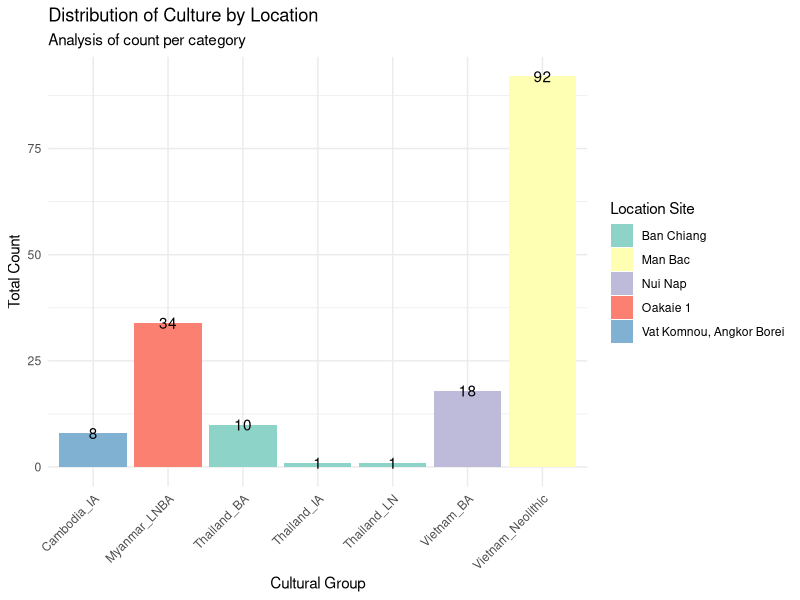
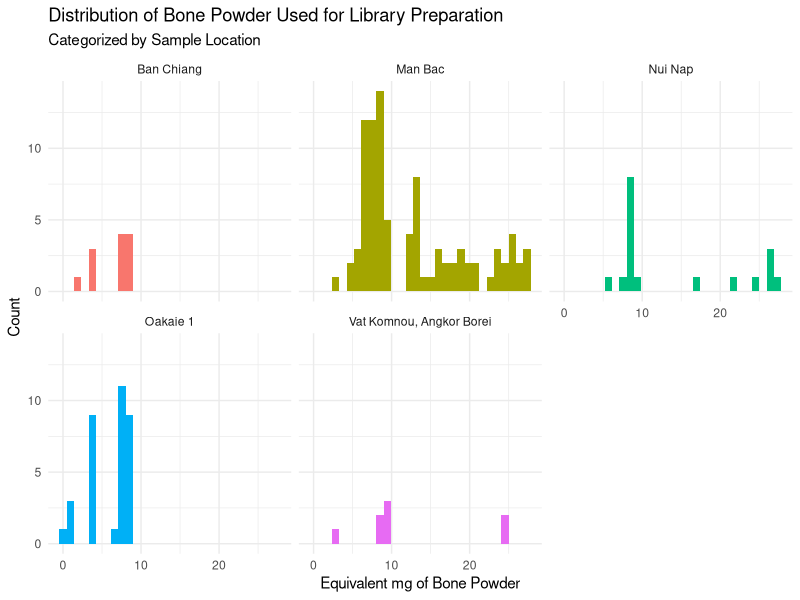
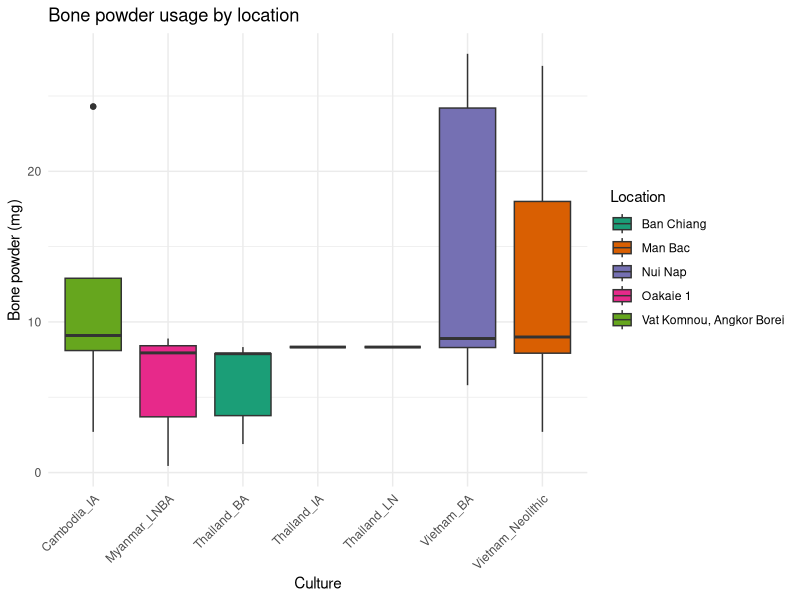
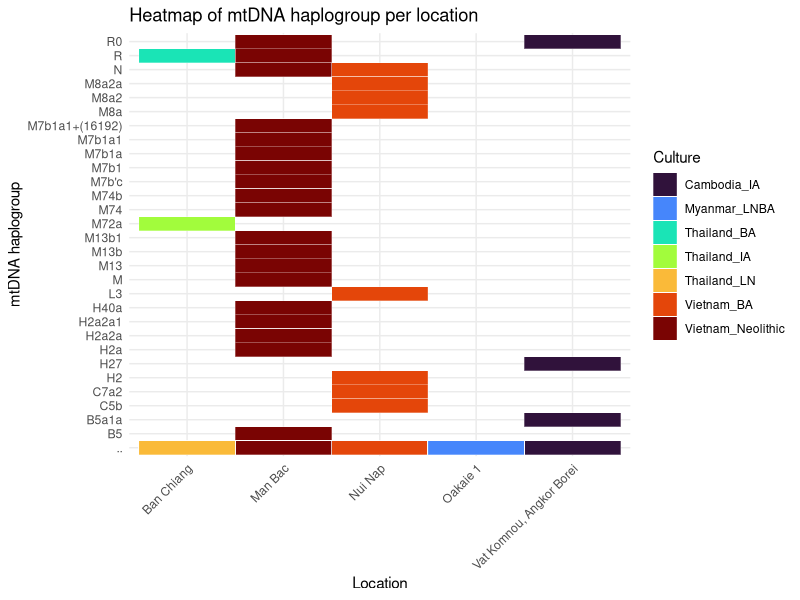

Reproduce these figures in R, in order.
## ---- chunk 1
knitr::opts_chunk$set(echo = TRUE)
## ---- chunk 2
# Load the readr package 
library(readr)
library(dplyr)
library(ggplot2)

# Read the CSV
data <- read_csv2(
  "table_s1.csv",      
  skip = 1,           # skip the first line which is a description
  locale = locale(decimal_mark = ",") # interpret comma as decimal
)

# Check the first few rows
head(data)
## ---- chunk 3
data_subset <- data %>%
  select(
    Culture,
    Location,
    `mtDNA haplogroup`,
    `Equivalent mg bone powder used for library preparation`,
    `Shotgun raw sequences`,
    `mtDNA coverage`,
    `mtDNA fraction damaged in last base`
  )

head(data_subset)

## ---- chunk 4
data_without_na <- na.omit(data_subset)

## ---- chunk 5

ggplot(data_without_na, aes(Culture, fill=Location)) + 
  geom_bar() +
  geom_text(aes(label = ..count..), stat="count", position = position_stack(vjust = 1)) +
  theme_minimal() +
  theme(axis.text.x = element_text(angle=45, hjust = 1)) +
  scale_fill_brewer(palette="Set3") +
  labs(
    title = "Distribution of Culture by Location",
    subtitle = "Analysis of count per category",
    x = "Cultural Group",
    y = "Total Count",
    fill = "Location Site"
  )

## ---- chunk 6
data_without_na$`Equivalent mg bone powder used for library preparation` <- as.numeric(as.character(data_without_na$'Equivalent mg bone powder used for library preparation'))

ggplot(data_without_na, aes(x = `Equivalent mg bone powder used for library preparation`, fill = Location)) +
  geom_histogram(bins = 30) + facet_wrap(~ Location) +  labs(
  title = "Distribution of Bone Powder Used for Library Preparation",
  subtitle = "Categorized by Sample Location",
  x = "Equivalent mg of Bone Powder",
  y = "Count",
) + theme_minimal() + theme(legend.position = "none")


## ---- chunk 7
ggplot(data_without_na, aes(x = Culture, y = `Equivalent mg bone powder used for library preparation`, fill = Location)) + 
geom_boxplot() + labs(title = "Bone powder usage by location",y = "Bone powder (mg)") + theme_minimal() + theme(axis.text.x = element_text(angle=45, hjust = 1)) +
scale_fill_brewer(palette = "Dark2")
## ---- chunk 8
ggplot(data_without_na, aes(Location, `mtDNA haplogroup`, fill = Culture)) +
  geom_tile(color = "white") + 
  labs(title = "Heatmap of mtDNA haplogroup per location",
       x = "Location",
       y = "mtDNA haplogroup",
       fill = "Culture") +
  theme_minimal() +
  theme(axis.text.x = element_text(angle = 45, hjust = 1)) +
  scale_fill_viridis_d(option = "turbo")
